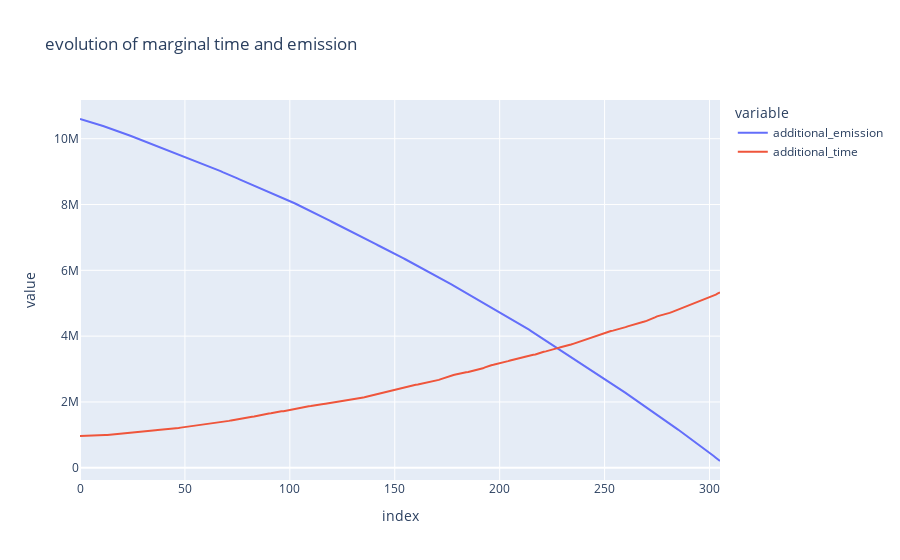

Notebook code for this chart:
### Code cell
px.line(
    merged, 
    y=['additional_emission',	'additional_time'],
    title="evolution of marginal time and emission"
)

### Figure 1 — Plotly figure (JSON) as saved in the notebook; plotly's stock layout.template omitted (floating-point values rounded to 4 significant figures; data arrays with more than 128 entries replaced by an {"elided": "..."} marker saying what was removed)
{"data": [{"hovertemplate": "variable=additional_emission<br>index=%{x}<br>value=%{y}<extra></extra>", "legendgroup": "additional_emission", "line": {"color": "#636efa", "dash": "solid"}, "marker": {"symbol": "circle"}, "mode": "lines", "name": "additional_emission", "orientation": "v", "showlegend": true, "type": "scatter", "x": {"elided": "306 int values"}, "xaxis": "x", "y": {"elided": "306 float values"}, "yaxis": "y"}, {"hovertemplate": "variable=additional_time<br>index=%{x}<br>value=%{y}<extra></extra>", "legendgroup": "additional_time", "line": {"color": "#EF553B", "dash": "solid"}, "marker": {"symbol": "circle"}, "mode": "lines", "name": "additional_time", "orientation": "v", "showlegend": true, "type": "scatter", "x": {"elided": "306 int values"}, "xaxis": "x", "y": {"elided": "306 float values"}, "yaxis": "y"}], "layout": {"legend": {"title": {"text": "variable"}, "tracegroupgap": 0}, "title": {"text": "evolution of marginal time and emission"}, "xaxis": {"anchor": "y", "domain": [0, 1], "title": {"text": "index"}}, "yaxis": {"anchor": "x", "domain": [0, 1], "title": {"text": "value"}}}}
